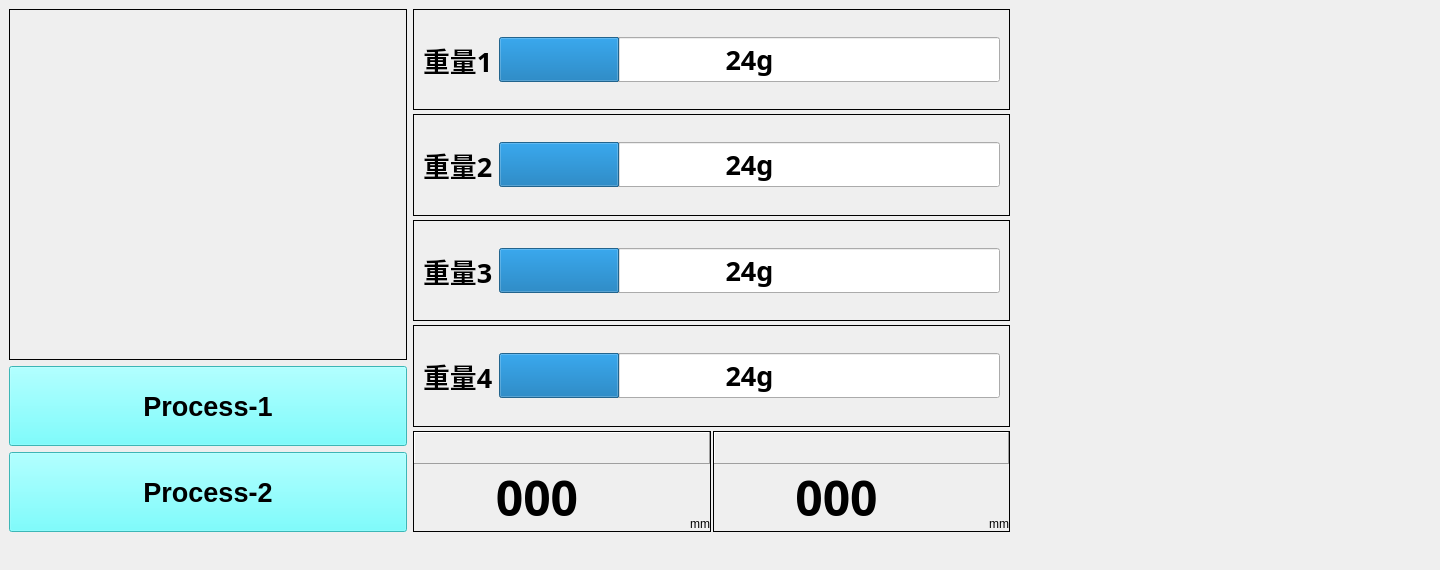
      <widget class="QWidget" name="tab_Run">
       <attribute name="title">
        <string>執行</string>
       </attribute>
       <widget class="QFrame" name="horizontalFrame_2">
        <property name="geometry">
         <rect>
          <x>430</x>
          <y>20</y>
          <width>1001</width>
          <height>541</height>
         </rect>
        </property>
        <layout class="QGridLayout" name="gridLayout_6" columnstretch="4">
         <property name="rightMargin">
          <number>0</number>
         </property>
         <property name="bottomMargin">
          <number>0</number>
         </property>
        </layout>
       </widget>
       <widget class="QFrame" name="horizontalFrame">
        <property name="geometry">
         <rect>
          <x>0</x>
          <y>0</y>
          <width>1011</width>
          <height>541</height>
         </rect>
        </property>
        <layout class="QHBoxLayout" name="horizontalLayout_4" stretch="2,3">
         <property name="rightMargin">
          <number>1</number>
         </property>
         <item>
          <layout class="QVBoxLayout" name="verticalLayout_3">
           <item>
            <widget class="QLabel" name="label_GIF">
             <property name="frameShape">
              <enum>QFrame::Panel</enum>
             </property>
             <property name="text">
              <string/>
             </property>
             <property name="pixmap">
              <pixmap resource="../Image.qrc">:/Movie/gif/Process12.gif</pixmap>
             </property>
             <property name="alignment">
              <set>Qt::AlignCenter</set>
             </property>
            </widget>
           </item>
           <item>
            <widget class="QPushButton" name="pushButton_Process1">
             <property name="sizePolicy">
              <sizepolicy hsizetype="Minimum" vsizetype="Preferred">
               <horstretch>0</horstretch>
               <verstretch>0</verstretch>
              </sizepolicy>
             </property>
             <property name="maximumSize">
              <size>
               <width>16777215</width>
               <height>80</height>
              </size>
             </property>
             <property name="font">
              <font>
               <family>Microsoft JhengHei UI</family>
               <pointsize>20</pointsize>
               <weight>75</weight>
               <bold>true</bold>
              </font>
             </property>
             <property name="styleSheet">
              <string notr="true">background-color: rgb(85, 255, 255);</string>
             </property>
             <property name="text">
              <string>Process-1</string>
             </property>
             <property name="iconSize">
              <size>
               <width>80</width>
               <height>80</height>
              </size>
             </property>
             <property name="autoRepeat">
              <bool>true</bool>
             </property>
             <property name="autoRepeatInterval">
              <number>50</number>
             </property>
            </widget>
           </item>
           <item>
            <widget class="QPushButton" name="pushButton_Process2">
             <property name="maximumSize">
              <size>
               <width>16777215</width>
               <height>80</height>
              </size>
             </property>
             <property name="font">
              <font>
               <family>Microsoft JhengHei UI</family>
               <pointsize>20</pointsize>
               <weight>75</weight>
               <bold>true</bold>
              </font>
             </property>
             <property name="styleSheet">
              <string notr="true">background-color: rgb(85, 255, 255);</string>
             </property>
             <property name="text">
              <string>Process-2</string>
             </property>
             <property name="iconSize">
              <size>
               <width>80</width>
               <height>80</height>
              </size>
             </property>
             <property name="autoRepeat">
              <bool>true</bool>
             </property>
             <property name="autoRepeatInterval">
              <number>50</number>
             </property>
            </widget>
           </item>
          </layout>
         </item>
         <item>
          <layout class="QVBoxLayout" name="verticalLayout_Weight">
           <property name="spacing">
            <number>4</number>
           </property>
           <property name="topMargin">
            <number>0</number>
           </property>
           <property name="bottomMargin">
            <number>0</number>
           </property>
           <item>
            <widget class="QFrame" name="horizontalFrame_Distance1">
             <property name="frameShape">
              <enum>QFrame::Panel</enum>
             </property>
             <property name="frameShadow">
              <enum>QFrame::Plain</enum>
             </property>
             <layout class="QHBoxLayout" name="horizontalLayout_15">
              <item>
               <widget class="QLabel" name="label_LoadLable1">
                <property name="font">
                 <font>
                  <family>微軟正黑體</family>
                  <pointsize>20</pointsize>
                  <weight>75</weight>
                  <bold>true</bold>
                 </font>
                </property>
                <property name="text">
                 <string>重量1</string>
                </property>
               </widget>
              </item>
              <item>
               <widget class="QProgressBar" name="progressBar1">
                <property name="font">
                 <font>
                  <family>微軟正黑體</family>
                  <pointsize>20</pointsize>
                  <weight>75</weight>
                  <bold>true</bold>
                 </font>
                </property>
                <property name="value">
                 <number>24</number>
                </property>
                <property name="format">
                 <string>%vg</string>
                </property>
               </widget>
              </item>
             </layout>
            </widget>
           </item>
           <item>
            <widget class="QFrame" name="horizontalFrame_Distance2">
             <property name="frameShape">
              <enum>QFrame::Panel</enum>
             </property>
             <layout class="QHBoxLayout" name="horizontalLayout_16">
              <item>
               <widget class="QLabel" name="label_LoadLable2">
                <property name="font">
                 <font>
                  <family>微軟正黑體</family>
                  <pointsize>20</pointsize>
                  <weight>75</weight>
                  <bold>true</bold>
                 </font>
                </property>
                <property name="text">
                 <string>重量2</string>
                </property>
               </widget>
              </item>
              <item>
               <widget class="QProgressBar" name="progressBar2">
                <property name="font">
                 <font>
                  <family>微軟正黑體</family>
                  <pointsize>20</pointsize>
                  <weight>75</weight>
                  <bold>true</bold>
                 </font>
                </property>
                <property name="value">
                 <number>24</number>
                </property>
                <property name="format">
                 <string>%vg</string>
                </property>
               </widget>
              </item>
             </layout>
            </widget>
           </item>
           <item>
            <widget class="QFrame" name="horizontalFrame_Distance3">
             <property name="frameShape">
              <enum>QFrame::Panel</enum>
             </property>
             <layout class="QHBoxLayout" name="horizontalLayout_19">
              <item>
               <widget class="QLabel" name="label_LoadLable3">
                <property name="font">
                 <font>
                  <family>微軟正黑體</family>
                  <pointsize>20</pointsize>
                  <weight>75</weight>
                  <bold>true</bold>
                 </font>
                </property>
                <property name="text">
                 <string>重量3</string>
                </property>
               </widget>
              </item>
              <item>
               <widget class="QProgressBar" name="progressBar3">
                <property name="font">
                 <font>
                  <family>微軟正黑體</family>
                  <pointsize>20</pointsize>
                  <weight>75</weight>
                  <bold>true</bold>
                 </font>
                </property>
                <property name="value">
                 <number>24</number>
                </property>
                <property name="format">
                 <string>%vg</string>
                </property>
               </widget>
              </item>
             </layout>
            </widget>
           </item>
           <item>
            <widget class="QFrame" name="horizontalFrame_Distance4">
             <property name="frameShape">
              <enum>QFrame::Panel</enum>
             </property>
             <layout class="QHBoxLayout" name="horizontalLayout_18">
              <item>
               <widget class="QLabel" name="label_LoadLable4">
                <property name="font">
                 <font>
                  <family>微軟正黑體</family>
                  <pointsize>20</pointsize>
                  <weight>75</weight>
                  <bold>true</bold>
                 </font>
                </property>
                <property name="text">
                 <string>重量4</string>
                </property>
               </widget>
              </item>
              <item>
               <widget class="QProgressBar" name="progressBar4">
                <property name="font">
                 <font>
                  <family>微軟正黑體</family>
                  <pointsize>20</pointsize>
                  <weight>75</weight>
                  <bold>true</bold>
                 </font>
                </property>
                <property name="value">
                 <number>24</number>
                </property>
                <property name="format">
                 <string>%vg</string>
                </property>
               </widget>
              </item>
             </layout>
            </widget>
           </item>
           <item>
            <layout class="QHBoxLayout" name="horizontalLayout_Value">
             <property name="spacing">
              <number>2</number>
             </property>
             <property name="topMargin">
              <number>0</number>
             </property>
             <property name="rightMargin">
              <number>0</number>
             </property>
             <property name="bottomMargin">
              <number>0</number>
             </property>
             <item>
              <widget class="QFrame" name="gridFrame_UpDownValue">
               <property name="frameShape">
                <enum>QFrame::Panel</enum>
               </property>
               <layout class="QGridLayout" name="gridLayout_4">
                <property name="leftMargin">
                 <number>0</number>
                </property>
                <property name="topMargin">
                 <number>0</number>
                </property>
                <property name="rightMargin">
                 <number>0</number>
                </property>
                <property name="bottomMargin">
                 <number>0</number>
                </property>
                <property name="spacing">
                 <number>0</number>
                </property>
                <item row="1" column="0">
                 <widget class="QLabel" name="label_UpDownValue1">
                  <property name="font">
                   <font>
                    <family>微軟正黑體</family>
                    <pointsize>36</pointsize>
                    <weight>75</weight>
                    <bold>true</bold>
                   </font>
                  </property>
                  <property name="text">
                   <string>000</string>
                  </property>
                  <property name="alignment">
                   <set>Qt::AlignCenter</set>
                  </property>
                 </widget>
                </item>
                <item row="1" column="1">
                 <widget class="QLabel" name="label_9">
                  <property name="maximumSize">
                   <size>
                    <width>50</width>
                    <height>16777215</height>
                   </size>
                  </property>
                  <property name="text">
                   <string>mm</string>
                  </property>
                  <property name="alignment">
                   <set>Qt::AlignBottom|Qt::AlignRight|Qt::AlignTrailing</set>
                  </property>
                 </widget>
                </item>
                <item row="0" column="0" colspan="2">
                 <widget class="QLabel" name="label_3">
                  <property name="frameShape">
                   <enum>QFrame::Panel</enum>
                  </property>
                  <property name="frameShadow">
                   <enum>QFrame::Raised</enum>
                  </property>
                  <property name="text">
                   <string/>
                  </property>
                  <property name="pixmap">
                   <pixmap resource="../Image.qrc">:/Medical/Picture/arrow up down1.png</pixmap>
                  </property>
                  <property name="alignment">
                   <set>Qt::AlignCenter</set>
                  </property>
                 </widget>
                </item>
               </layout>
              </widget>
             </item>
             <item>
              <widget class="QFrame" name="gridFrame_FRValue">
               <property name="frameShape">
                <enum>QFrame::Panel</enum>
               </property>
               <layout class="QGridLayout" name="gridLayout_3">
                <property name="leftMargin">
                 <number>0</number>
                </property>
                <property name="topMargin">
                 <number>0</number>
                </property>
                <property name="rightMargin">
                 <number>0</number>
                </property>
                <property name="bottomMargin">
                 <number>0</number>
                </property>
                <property name="spacing">
                 <number>0</number>
                </property>
                <item row="1" column="1">
                 <widget class="QLabel" name="label_6">
                  <property name="maximumSize">
                   <size>
                    <width>50</width>
                    <height>16777215</height>
                   </size>
                  </property>
                  <property name="text">
                   <string>mm</string>
                  </property>
                  <property name="alignment">
                   <set>Qt::AlignBottom|Qt::AlignRight|Qt::AlignTrailing</set>
                  </property>
                 </widget>
                </item>
                <item row="1" column="0">
                 <widget class="QLabel" name="label_FrontRearValue1">
                  <property name="font">
                   <font>
                    <family>微軟正黑體</family>
                    <pointsize>36</pointsize>
                    <weight>75</weight>
                    <bold>true</bold>
                   </font>
                  </property>
                  <property name="text">
                   <string>000</string>
                  </property>
                  <property name="alignment">
                   <set>Qt::AlignCenter</set>
                  </property>
                 </widget>
                </item>
                <item row="0" column="0" colspan="2">
                 <widget class="QLabel" name="label_2">
                  <property name="frameShape">
                   <enum>QFrame::Panel</enum>
                  </property>
                  <property name="frameShadow">
                   <enum>QFrame::Raised</enum>
                  </property>
                  <property name="text">
                   <string/>
                  </property>
                  <property name="pixmap">
                   <pixmap resource="../Image.qrc">:/Medical/Picture/Arrow Right Left 45.png</pixmap>
                  </property>
                  <property name="alignment">
                   <set>Qt::AlignCenter</set>
                  </property>
                 </widget>
                </item>
               </layout>
              </widget>
             </item>
            </layout>
           </item>
          </layout>
         </item>
        </layout>
       </widget>
      </widget>
